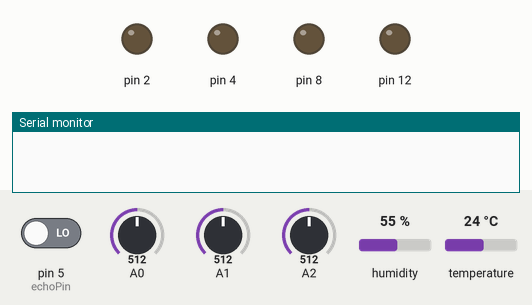
Bench run of a sketch on a simulated Arduino Uno, built with avr-gcc and run on an emulated ATmega328P. On the bench: output pins drawn as LEDs (lit = HIGH), the last lines printed to the serial monitor. The inputs (shaded band) are chosen by the test bench; at power-on: A0 = 512, A2 = 512, pin 5 (echoPin) LOW, A1 = 512, humidity 55 %, temperature 24 °C. WiFi joins after 1.5 s; servers stay silent unless stated; pins used as bus, display or sensor lines are not drawn.

Above: at 3.0 s.
3.1 s: A0 set to 503
At 4.8 s:
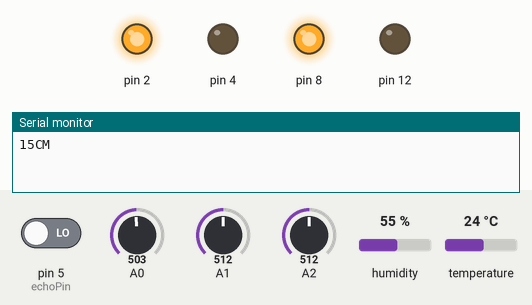
5.4 s: A2 set to 503
At 6.5 s:
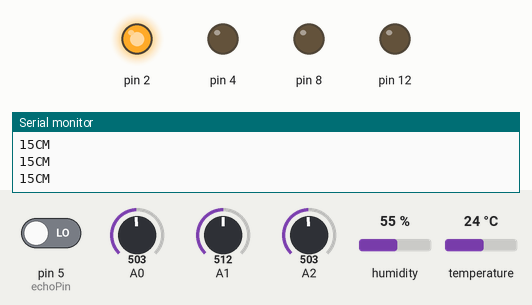
7.6 s: A0 set to 716
At 9.3 s:
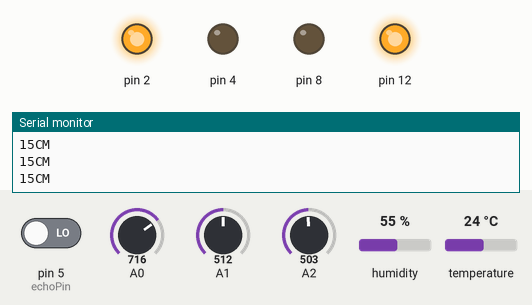
9.9 s: A2 set to 716
At 10.9 s:
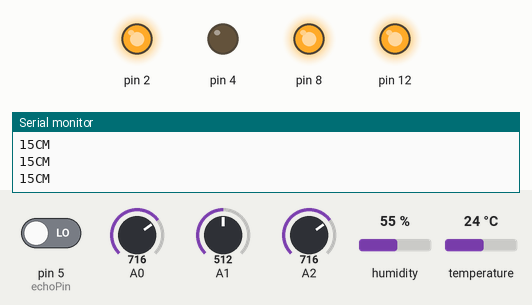
12.1 s: A2 set to 306
At 13.7 s:
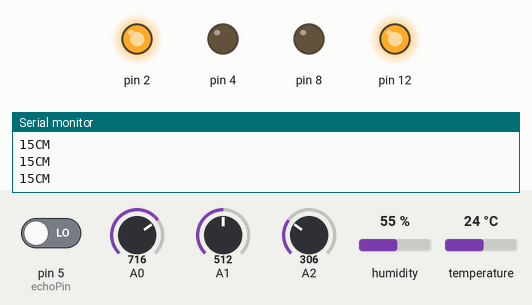
14.3 s: A2 set to 992
At 16.5 s:
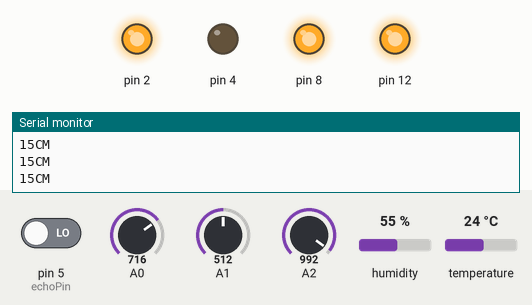
Timing chart, 0 to 17.5 s (numbered marks = the images above; inputs shaded):
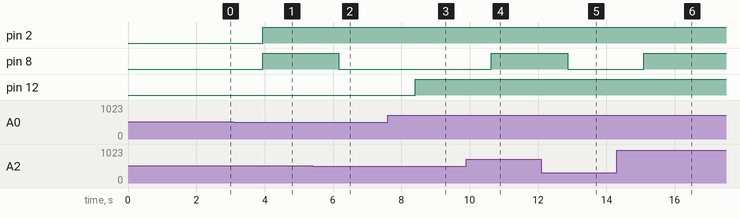

The sketch:

Arduino_Code.ino
```cpp
/* Comment this out to disable prints and save space */

#define BLYNK_PRINT Serial
#include <ESP8266_Lib.h>
#include <BlynkSimpleShieldEsp8266.h>
#include <DHT.h>

// You should get Auth Token in the Blynk App.
// Go to the Project Settings (nut icon).
char auth[] = "32bda6a0ced449be9fc6eb26a8a5ff03";

// Your WiFi credentials.
// Set password to "" for open networks.
char ssid[] = "Abc";
char pass[] = "arshid11";

// Hardware Serial on Mega, Leonardo, Micro...
//#define EspSerial Serial1

// or Software Serial on Uno, Nano...
#include <SoftwareSerial.h>
SoftwareSerial EspSerial(10, 11); // RX, TX

// Your ESP8266 baud rate:
#define ESP8266_BAUD 9600

ESP8266 wifi(&EspSerial);

#define DHTPIN 7          // What digital pin we're connected to
//int moisture =0;
#define echoPin 5
#define trigPin 6
int moisture =0;
float t = 0;
int distance =0;
 int gas = 0;
// Uncomment whatever type you're using!
#define DHTTYPE DHT11     // DHT 11
//#define DHTTYPE DHT22   // DHT 22, AM2302, AM2321
//#define DHTTYPE DHT21   // DHT 21, AM2301

DHT dht(DHTPIN, DHTTYPE);
BlynkTimer timer;

// This function sends Arduino's up time every second to Virtual Pin (5).
// In the app, Widget's reading frequency should be set to PUSH. This means
// that you define how often to send data to Blynk App.
void sendSensor()
{
  int duration;
  digitalWrite(trigPin, HIGH);
  delay(100);
  digitalWrite(trigPin, LOW);
  duration = pulseIn(echoPin, HIGH);
  distance = 15 - ((duration / 2) / 29.1);//This is used to calculate the water level by dividing the distance by 2 because it calculates double distance.
  //We are using 29.1 as the
  Serial.print(distance);
  Serial.print("CM");
  Serial.println("");
  //delay(100);
  float h = dht.readHumidity();
  float t = dht.readTemperature(); // or dht.readTemperature(true) for Fahrenheit
  int moisture = analogRead(A0);
  int rain = analogRead(A1);
  int gas = analogRead(A2);
  rain = map(rain, 1023, 0, 0, 100);
  gas = map(gas, 1023, 0, 100, 0);
  moisture = map(moisture, 1023, 0, 0, 100);
if (distance>8)
{
  digitalWrite(2,HIGH);
  digitalWrite(4,LOW);
  Blynk.virtualWrite(V7, HIGH);
  Blynk.virtualWrite(V8, LOW);
  Blynk.notify("Water Pump Turned On and Drain Off");
  Blynk.email("smartagriculture2018@gmail.com","Pump Alert!","Water Pump Turned On and Drain Off");
  }
else if (distance < 7)
{

  digitalWrite(2,LOW);
  digitalWrite(4,HIGH);
  Blynk.virtualWrite(V7, LOW);
  Blynk.virtualWrite(V8, HIGH);
  Blynk.notify("Drain Pump Turned On and Water Pump Off");
  Blynk.email("smartagriculture2018@gmail.com","Drain Alert!","Drain Pump Turned On and Water Pump Off");
  }

else{


  digitalWrite(2,LOW);
  digitalWrite(4, LOW);
  Blynk.virtualWrite(V7, LOW);
  Blynk.virtualWrite(V8, LOW);
  Blynk.notify("Drain Pump and Water Pump Off");
    }
if (moisture<50 || (moisture<50&&t>22) )
{
  digitalWrite(12,HIGH);
  Blynk.notify("Sprinklers Turned On Due to Low Soil Moisture.");
  Blynk.email("smartagriculture2018@gmail.com","Sprinkler On Alert!","Sprinklers Turned On Due to Low Soil Moisture.");
  }

else{

  digitalWrite(12,LOW);
  Blynk.notify("Sprinklers Turned Off Due to Balanced Soil Moisture.");
  Blynk.email("smartagriculture2018@gmail.com","Sprinkler On Alert!","Sprinklers Turned Off Due to Balanced Soil Moisture.");
}

if (gas>50)
{

  digitalWrite(8,HIGH);
  Blynk.virtualWrite(V9, HIGH);
  Blynk.notify("Air Purifier Turned On Due to Bad Air Quality.");
  Blynk.email("smartagriculture2018@gmail.com","Sprinkler On Alert!","Air Purifier Turned On Due to Bad Air Quality.");
  }

else {

  digitalWrite(8,LOW);
  Blynk.virtualWrite(V9, LOW);
  Blynk.notify("Air Purifier Turned Off Due to Balanced Air Quality.");
  Blynk.email("smartagriculture2018@gmail.com","Sprinkler On Alert!","Air Purifier Turned Off Due to Balanced Air Quality.");
  }


  if (isnan(h) || isnan(t)) {
    Serial.println("Failed to read from DHT sensor!");
    return;
  }
  // You can send any value at any time.
  // We shouldn't send more that 10 values per second.
  Blynk.virtualWrite(V5, h);
  Blynk.virtualWrite(V6, t);
  Blynk.virtualWrite(V1, rain);
  Blynk.virtualWrite(V2, moisture);
  Blynk.virtualWrite(V3, gas);
  Blynk.virtualWrite(V4, distance*100);


}

void setup()
{
  // Debug console
  Serial.begin(9600);
  pinMode(trigPin, OUTPUT);
  pinMode(echoPin, INPUT);
  // Set ESP8266 baud rate
  EspSerial.begin(ESP8266_BAUD);
  delay(10);

  Blynk.begin(auth, wifi, ssid, pass);
  // You can also specify server:
  //Blynk.begin(auth, wifi, ssid, pass, "blynk-cloud.com", 8442);
  //Blynk.begin(auth, wifi, ssid, pass, IPAddress(192,168,1,100), 8442);

  dht.begin();

  // Setup a function to be called every second
  timer.setInterval(1000L, sendSensor);
  pinMode(2,OUTPUT);
  pinMode(4,OUTPUT);
  pinMode(8,OUTPUT);
  pinMode(12,OUTPUT);
  digitalWrite(2,LOW);
  digitalWrite(4,LOW);
  digitalWrite(8,LOW);
  digitalWrite(12,LOW);
}

void loop()
{
  Blynk.run();
  timer.run();


}
```

Measured:
- the behaviour switches between 512 and 511 on A0 (found by bisection; images 0 and 1)
- the behaviour switches between 512 and 511 on A2 (found by bisection; images 1 and 2)
- after the input at 3.1 s, pin 12: stays LOW (without the input it goes to HIGH after 0.84 s)
- after the input at 5.4 s, pin 8: HIGH → LOW after 0.77 s
- after the input at 7.6 s, pin 12: LOW → HIGH after 0.80 s
- after the input at 9.9 s, pin 8: LOW → HIGH after 0.73 s
- after the input at 12.1 s, pin 8: HIGH → LOW after 0.76 s
- after the input at 14.3 s, pin 8: LOW → HIGH after 0.79 s
